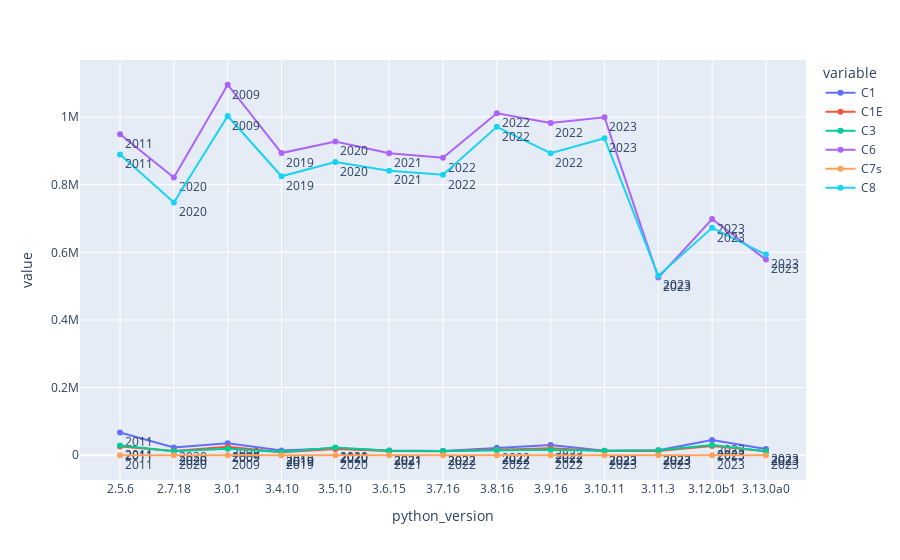

The notebook cell this image was saved under:
### Markdown cell above
### More parameters through different Python versions

### Code cell
fig = px.line(df, x="python_version", y=["C1","C1E","C3","C6","C7s","C8"], text=pd.to_datetime(df['release_date']).dt.year)
fig.update_traces(textposition="bottom right")
fig.show()

### Figure 1 — Plotly figure (JSON) as saved in the notebook; plotly's stock layout.template omitted (floating-point values rounded to 4 significant figures)
{"data": [{"hovertemplate": "variable=C1<br>python_version=%{x}<br>value=%{y}<br>text=%{text}<extra></extra>", "legendgroup": "C1", "line": {"color": "#636efa", "dash": "solid"}, "marker": {"symbol": "circle"}, "mode": "text+markers+lines", "name": "C1", "orientation": "v", "showlegend": true, "text": [2011, 2020, 2009, 2019, 2020, 2021, 2022, 2022, 2022, 2023, 2023, 2023, 2023], "textposition": "bottom right", "type": "scatter", "x": ["2.5.6", "2.7.18", "3.0.1", "3.4.10", "3.5.10", "3.6.15", "3.7.16", "3.8.16", "3.9.16", "3.10.11", "3.11.3", "3.12.0b1", "3.13.0a0"], "xaxis": "x", "y": [67375, 23037, 35706, 13907, 20530, 14216, 12847, 22196, 30369, 13158, 15115, 44841, 18348], "yaxis": "y"}, {"hovertemplate": "variable=C1E<br>python_version=%{x}<br>value=%{y}<br>text=%{text}<extra></extra>", "legendgroup": "C1E", "line": {"color": "#EF553B", "dash": "solid"}, "marker": {"symbol": "circle"}, "mode": "text+markers+lines", "name": "C1E", "orientation": "v", "showlegend": true, "text": [2011, 2020, 2009, 2019, 2020, 2021, 2022, 2022, 2022, 2023, 2023, 2023, 2023], "textposition": "bottom right", "type": "scatter", "x": ["2.5.6", "2.7.18", "3.0.1", "3.4.10", "3.5.10", "3.6.15", "3.7.16", "3.8.16", "3.9.16", "3.10.11", "3.11.3", "3.12.0b1", "3.13.0a0"], "xaxis": "x", "y": [26141, 12791, 24957, 8650, 18792, 12432, 11740, 15828, 20927, 12430, 12997, 27148, 11693], "yaxis": "y"}, {"hovertemplate": "variable=C3<br>python_version=%{x}<br>value=%{y}<br>text=%{text}<extra></extra>", "legendgroup": "C3", "line": {"color": "#00cc96", "dash": "solid"}, "marker": {"symbol": "circle"}, "mode": "text+markers+lines", "name": "C3", "orientation": "v", "showlegend": true, "text": [2011, 2020, 2009, 2019, 2020, 2021, 2022, 2022, 2022, 2023, 2023, 2023, 2023], "textposition": "bottom right", "type": "scatter", "x": ["2.5.6", "2.7.18", "3.0.1", "3.4.10", "3.5.10", "3.6.15", "3.7.16", "3.8.16", "3.9.16", "3.10.11", "3.11.3", "3.12.0b1", "3.13.0a0"], "xaxis": "x", "y": [28807, 11806, 19580, 9912, 22935, 13229, 12935, 15510, 16494, 13737, 14845, 30518, 12150], "yaxis": "y"}, {"hovertemplate": "variable=C6<br>python_version=%{x}<br>value=%{y}<br>text=%{text}<extra></extra>", "legendgroup": "C6", "line": {"color": "#ab63fa", "dash": "solid"}, "marker": {"symbol": "circle"}, "mode": "text+markers+lines", "name": "C6", "orientation": "v", "showlegend": true, "text": [2011, 2020, 2009, 2019, 2020, 2021, 2022, 2022, 2022, 2023, 2023, 2023, 2023], "textposition": "bottom right", "type": "scatter", "x": ["2.5.6", "2.7.18", "3.0.1", "3.4.10", "3.5.10", "3.6.15", "3.7.16", "3.8.16", "3.9.16", "3.10.11", "3.11.3", "3.12.0b1", "3.13.0a0"], "xaxis": "x", "y": [949069, 820943, 1095284, 893244, 927180, 892915, 879295, 1010871, 982175, 999343, 525297, 698512, 578462], "yaxis": "y"}, {"hovertemplate": "variable=C7s<br>python_version=%{x}<br>value=%{y}<br>text=%{text}<extra></extra>", "legendgroup": "C7s", "line": {"color": "#FFA15A", "dash": "solid"}, "marker": {"symbol": "circle"}, "mode": "text+markers+lines", "name": "C7s", "orientation": "v", "showlegend": true, "text": [2011, 2020, 2009, 2019, 2020, 2021, 2022, 2022, 2022, 2023, 2023, 2023, 2023], "textposition": "bottom right", "type": "scatter", "x": ["2.5.6", "2.7.18", "3.0.1", "3.4.10", "3.5.10", "3.6.15", "3.7.16", "3.8.16", "3.9.16", "3.10.11", "3.11.3", "3.12.0b1", "3.13.0a0"], "xaxis": "x", "y": [349, 270, 453, 312, 339, 295, 175, 210, 165, 172, 89, 118, 128], "yaxis": "y"}, {"hovertemplate": "variable=C8<br>python_version=%{x}<br>value=%{y}<br>text=%{text}<extra></extra>", "legendgroup": "C8", "line": {"color": "#19d3f3", "dash": "solid"}, "marker": {"symbol": "circle"}, "mode": "text+markers+lines", "name": "C8", "orientation": "v", "showlegend": true, "text": [2011, 2020, 2009, 2019, 2020, 2021, 2022, 2022, 2022, 2023, 2023, 2023, 2023], "textposition": "bottom right", "type": "scatter", "x": ["2.5.6", "2.7.18", "3.0.1", "3.4.10", "3.5.10", "3.6.15", "3.7.16", "3.8.16", "3.9.16", "3.10.11", "3.11.3", "3.12.0b1", "3.13.0a0"], "xaxis": "x", "y": [889364, 747454, 1002951, 824708, 866601, 841191, 829131, 970894, 893133, 937385, 530814, 672348, 593265], "yaxis": "y"}], "layout": {"legend": {"title": {"text": "variable"}, "tracegroupgap": 0}, "margin": {"t": 60}, "xaxis": {"anchor": "y", "domain": [0, 1], "title": {"text": "python_version"}}, "yaxis": {"anchor": "x", "domain": [0, 1], "title": {"text": "value"}}}}
